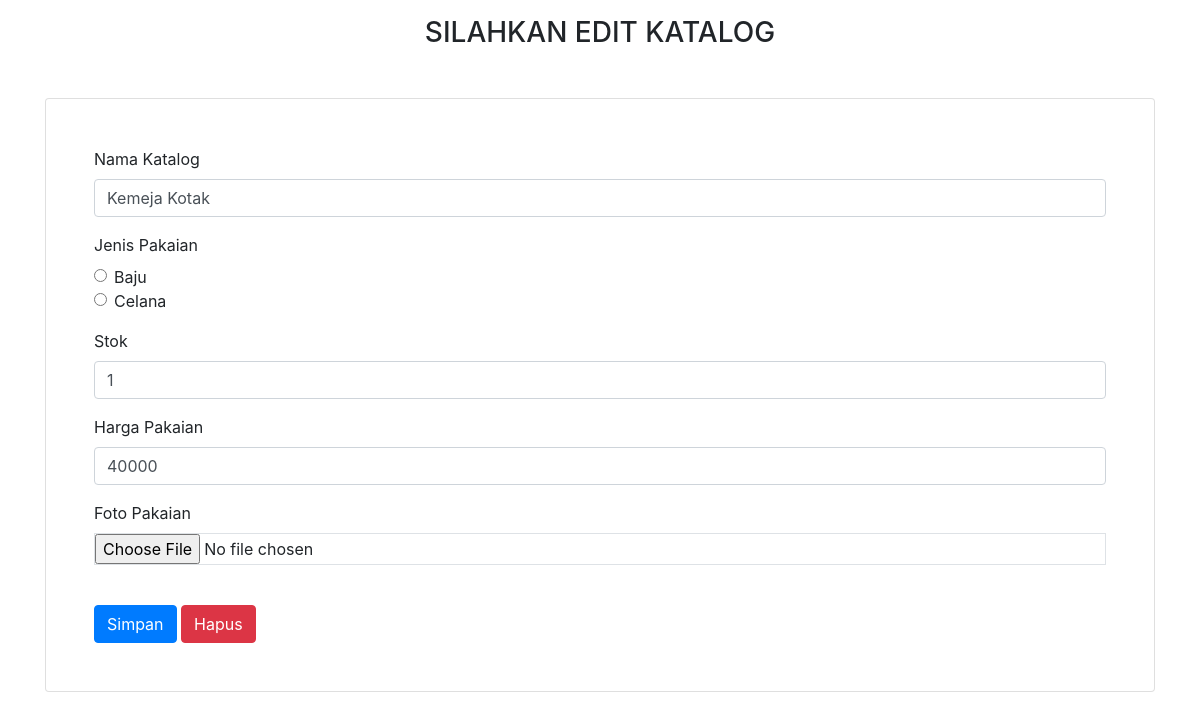
The app's page /pages/control/admin/edit_menu.php?id_menu=23 with its own data.
### tables this page shows
CREATE TABLE `produk` (
  `id_menu` int(50) NOT NULL,
  `nama_menu` varchar(50) NOT NULL,
  `jenis_menu` varchar(50) NOT NULL,
  `stok` int(50) NOT NULL,
  `harga` int(50) NOT NULL,
  `gambar` varchar(100) NOT NULL
);

### pages/control/admin/edit_menu.php (the view, shortened to what this page needs)
<?php
include('../koneksi.php');
$id_menu = $_GET['id_menu'];
$ambil = mysqli_query($koneksi, "SELECT * FROM produk WHERE id_menu='$id_menu'");
$result = mysqli_fetch_all($ambil, MYSQLI_ASSOC);
?>
<!doctype html>
<html lang="en">
  <head>
    <link rel="stylesheet" href="https://stackpath.bootstrapcdn.com/bootstrap/4.4.1/css/bootstrap.min.css">
    <link rel="stylesheet" type="text/css" href="../../../fontawesome/css/all.min.css">
    <link rel="stylesheet" type="text/css" href="../../../css/bootstrap.min.css">
  </head>
  <body>
  <div class="container">
    <h3 class="text-center mt-3 mb-5">SILAHKAN EDIT KATALOG</h3>
    <div class="card p-5 mb-5">
      <form method="POST" action="edit.php" enctype="multipart/form-data">
        <div class="form-group">
          <label for="menu1">Nama Katalog</label>
          <input type="text" class="form-control" id="menu1" name="nama_menu" value="<?php echo $result[0]['nama_menu'] ?>">
        </div>
        <div class="form-group">
          <label for="#">Jenis Pakaian</label>
          <div class="form-check">
            <label class="form-check-label">
              <input type="radio" class="form-check-input" name="jenis_menu" value="Makanan">Baju
            </label>
          </div>
          <div class="form-check">
            <label class="form-check-label">
              <input type="radio" class="form-check-input" value="Minuman" name="jenis_menu">Celana
            </label>
          </div>
         </div>
        <div class="form-group">
          <label for="stok1">Stok</label>
          <input type="text" class="form-control" id="stok1" name="stok" value="<?php echo $result[0]['stok'] ?>">
        </div>
        <div class="form-group">
          <label for="harga1">Harga Pakaian</label>
          <input type="text" class="form-control" id="harga1" name="harga" value="<?php echo $result[0]['harga'] ?>">
        </div>
        <div class="form-group">
          <label for="gambar">Foto Pakaian</label>
          <input type="file" class="form-control-file border" id="gambar" name="gambar">
        </div><br>
        <button type="submit" class="btn btn-primary" name="tambah">Simpan</button>
        <button type="reset" class="btn btn-danger" name="reset">Hapus</button>
  </div>
  </div>
  </body>
</html>

### records on screen
produk: nama_menu "Kemeja Kotak", stok "1", harga "40000"
